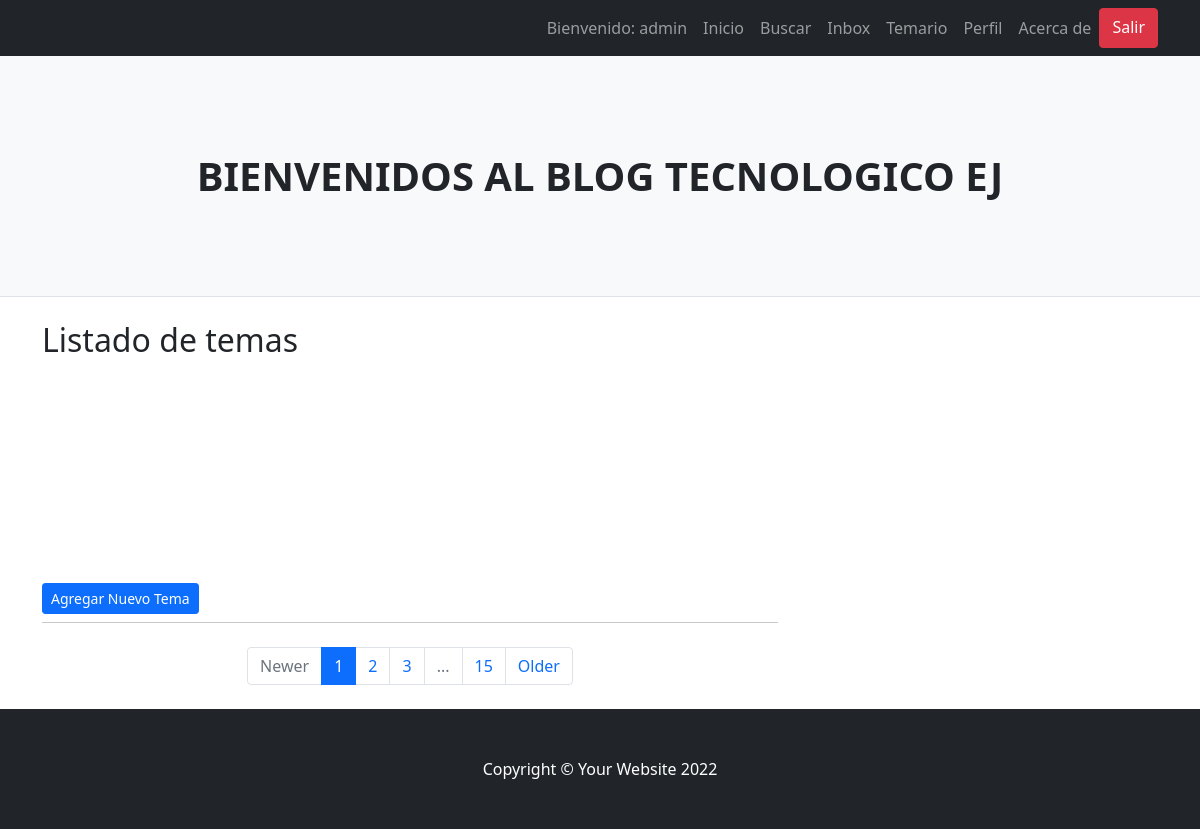
Page /AppBlog/leerTemas/ (signed in) on the earlier database version.
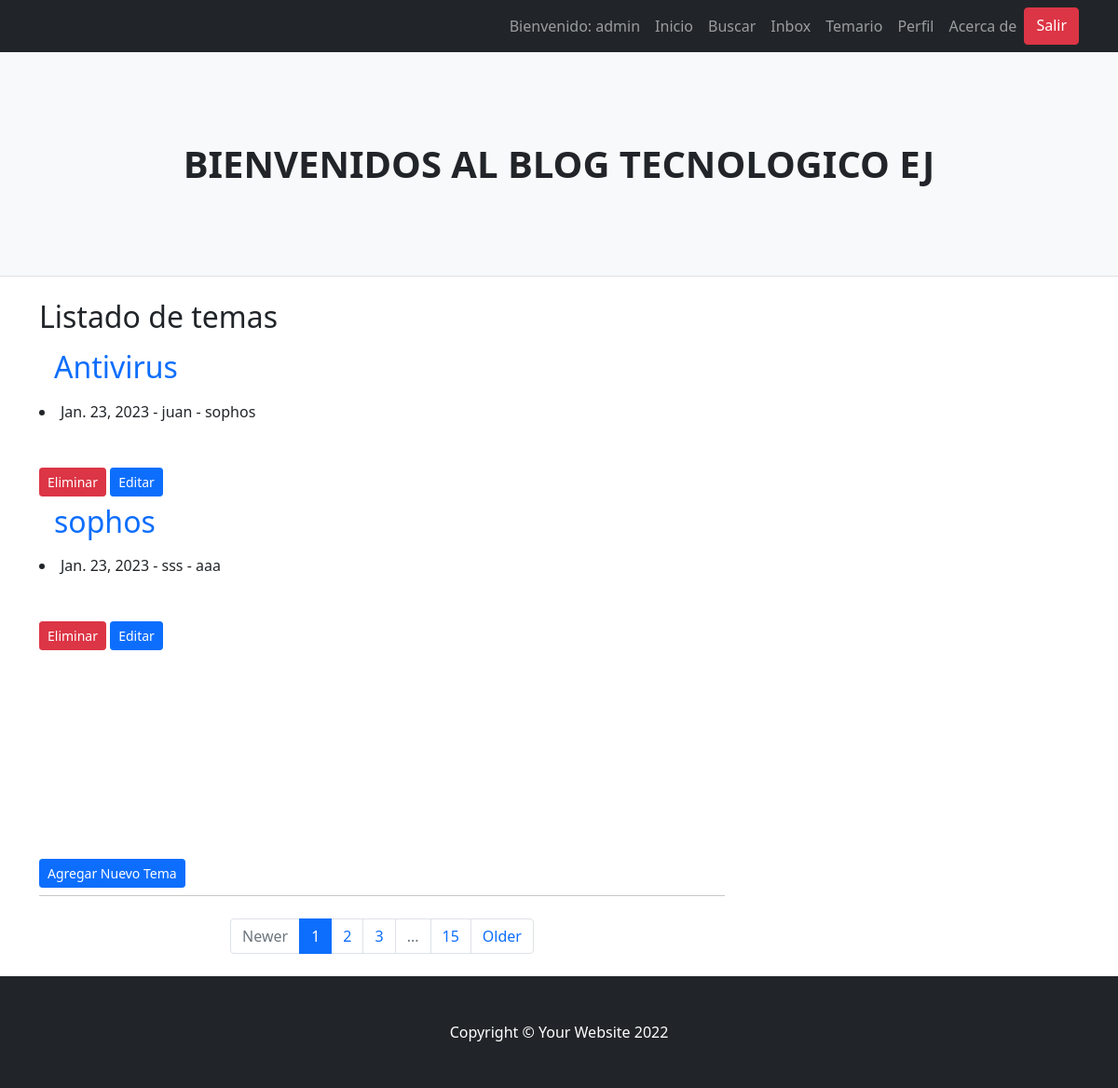
Same page on the later database version.
### AppBlog/models.py (models this page shows, shortened)
class Tema(models.Model):
    titulo= models.CharField(max_length=50)
    subtitulo= models.CharField(max_length=50)
    fecha= models.DateField(auto_now_add=True)
    autor= models.CharField(max_length=50)
    resumen= models.CharField(max_length=50)
    cuerpo= models.CharField(max_length=200)
    img_tema= models.ImageField(null=True, blank=True, upload_to="img")

### AppBlog/views.py (the view)
# urls.py: path("leerTemas/", leerTemas, name="leerTemas"),
@login_required
def leerTemas(request):
    temas= Tema.objects.all()
    if temas!='':
        return render(request, "AppBlog/temario.html", {"temas": temas})
    else:
        return render(request, "AppBlog/temario.html", {"temas": temas, "mensaje": "no hay tema vista"})

### AppBlog/templates/AppBlog/temario.html (shortened to what this page needs)
{% extends "AppBlog/abuelo.html" %}
{% load static %}
{% block contenido_que_cambia %}
<h2 class="card-title">Listado de temas</h2>
    {% for tema in temas %}
        {% if tema %}
        <h2  class="card-title"><a class="nav-link active" aria-current="page" href="{% url 'leerTemas2' tema.id %}">{{ tema.titulo }}</a></h2>
        <li>{{ tema.fecha }} - {{ tema.autor }} - {{ tema.subtitulo }}</li>
        <br></br>
        <a class="btn btn-danger btn-sm" href="{% url 'eliminarTema' tema.id %}">Eliminar </a>
        <a class="btn btn-primary btn-sm" href="{% url 'editarTema' tema.id %}">Editar </a>
        {% else %}
        <h2 class="card-title"> {{ mensaje }}</h2>
        {% endif %}
    {% endfor %}
<br></br>
<br></br>
<br></br>
<br></br>
<br><a class="btn btn-primary btn-sm" href="{% url 'agregarTema' %}">Agregar Nuevo Tema </a></br>
{% endblock %}

Differences in the rows shown:
added Tema: titulo "Antivirus", fecha "Jan. 23, 2023", autor "juan", subtitulo "sophos"
added Tema: titulo "sophos", fecha "Jan. 23, 2023", autor "sss", subtitulo "aaa"
